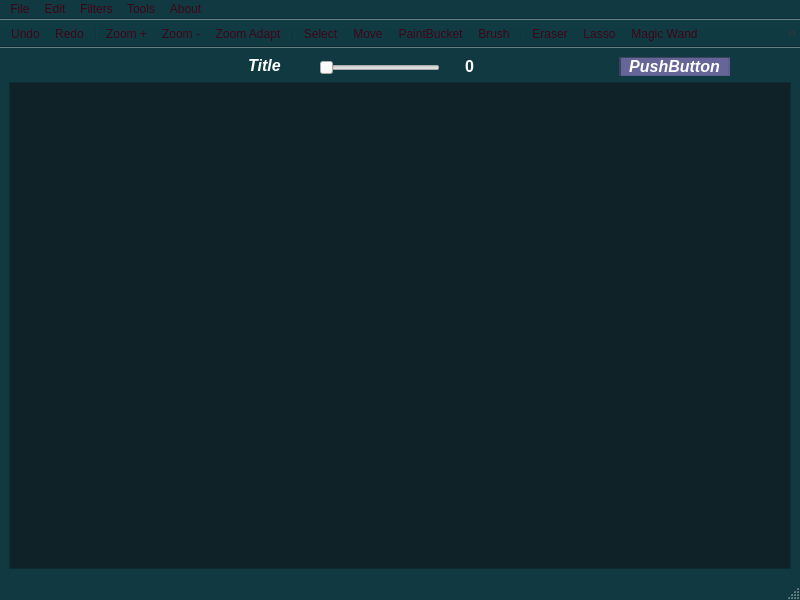
<?xml version="1.0" encoding="UTF-8"?>
<ui version="4.0">
 <class>MainWindow</class>
 <widget class="QMainWindow" name="MainWindow">
  <property name="geometry">
   <rect>
    <x>0</x>
    <y>0</y>
    <width>800</width>
    <height>600</height>
   </rect>
  </property>
  <property name="palette">
   <palette>
    <active>
     <colorrole role="WindowText">
      <brush brushstyle="SolidPattern">
       <color alpha="255">
        <red>228</red>
        <green>228</green>
        <blue>228</blue>
       </color>
      </brush>
     </colorrole>
     <colorrole role="Button">
      <brush brushstyle="SolidPattern">
       <color alpha="255">
        <red>57</red>
        <green>57</green>
        <blue>85</blue>
       </color>
      </brush>
     </colorrole>
     <colorrole role="Light">
      <brush brushstyle="SolidPattern">
       <color alpha="255">
        <red>85</red>
        <green>85</green>
        <blue>127</blue>
       </color>
      </brush>
     </colorrole>
     <colorrole role="Midlight">
      <brush brushstyle="SolidPattern">
       <color alpha="255">
        <red>71</red>
        <green>71</green>
        <blue>106</blue>
       </color>
      </brush>
     </colorrole>
     <colorrole role="Dark">
      <brush brushstyle="SolidPattern">
       <color alpha="255">
        <red>28</red>
        <green>28</green>
        <blue>42</blue>
       </color>
      </brush>
     </colorrole>
     <colorrole role="Mid">
      <brush brushstyle="SolidPattern">
       <color alpha="255">
        <red>38</red>
        <green>38</green>
        <blue>57</blue>
       </color>
      </brush>
     </colorrole>
     <colorrole role="Text">
      <brush brushstyle="SolidPattern">
       <color alpha="255">
        <red>235</red>
        <green>235</green>
        <blue>235</blue>
       </color>
      </brush>
     </colorrole>
     <colorrole role="BrightText">
      <brush brushstyle="SolidPattern">
       <color alpha="255">
        <red>255</red>
        <green>255</green>
        <blue>255</blue>
       </color>
      </brush>
     </colorrole>
     <colorrole role="ButtonText">
      <brush brushstyle="SolidPattern">
       <color alpha="255">
        <red>63</red>
        <green>5</green>
        <blue>23</blue>
       </color>
      </brush>
     </colorrole>
     <colorrole role="Base">
      <brush brushstyle="SolidPattern">
       <color alpha="255">
        <red>15</red>
        <green>34</green>
        <blue>39</blue>
       </color>
      </brush>
     </colorrole>
     <colorrole role="Window">
      <brush brushstyle="SolidPattern">
       <color alpha="255">
        <red>16</red>
        <green>57</green>
        <blue>65</blue>
       </color>
      </brush>
     </colorrole>
     <colorrole role="Shadow">
      <brush brushstyle="SolidPattern">
       <color alpha="255">
        <red>0</red>
        <green>0</green>
        <blue>0</blue>
       </color>
      </brush>
     </colorrole>
     <colorrole role="AlternateBase">
      <brush brushstyle="SolidPattern">
       <color alpha="255">
        <red>28</red>
        <green>28</green>
        <blue>42</blue>
       </color>
      </brush>
     </colorrole>
     <colorrole role="ToolTipBase">
      <brush brushstyle="SolidPattern">
       <color alpha="255">
        <red>255</red>
        <green>255</green>
        <blue>220</blue>
       </color>
      </brush>
     </colorrole>
     <colorrole role="ToolTipText">
      <brush brushstyle="SolidPattern">
       <color alpha="255">
        <red>0</red>
        <green>0</green>
        <blue>0</blue>
       </color>
      </brush>
     </colorrole>
     <colorrole role="PlaceholderText">
      <brush brushstyle="SolidPattern">
       <color alpha="127">
        <red>255</red>
        <green>255</green>
        <blue>255</blue>
       </color>
      </brush>
     </colorrole>
     <colorrole role="Accent">
      <brush brushstyle="SolidPattern">
       <color alpha="255">
        <red>0</red>
        <green>0</green>
        <blue>0</blue>
       </color>
      </brush>
     </colorrole>
    </active>
    <inactive>
     <colorrole role="WindowText">
      <brush brushstyle="SolidPattern">
       <color alpha="255">
        <red>228</red>
        <green>228</green>
        <blue>228</blue>
       </color>
      </brush>
     </colorrole>
     <colorrole role="Button">
      <brush brushstyle="SolidPattern">
       <color alpha="255">
        <red>57</red>
        <green>57</green>
        <blue>85</blue>
       </color>
      </brush>
     </colorrole>
     <colorrole role="Light">
      <brush brushstyle="SolidPattern">
       <color alpha="255">
        <red>85</red>
        <green>85</green>
        <blue>127</blue>
       </color>
      </brush>
     </colorrole>
     <colorrole role="Midlight">
      <brush brushstyle="SolidPattern">
       <color alpha="255">
        <red>71</red>
        <green>71</green>
        <blue>106</blue>
       </color>
      </brush>
     </colorrole>
     <colorrole role="Dark">
      <brush brushstyle="SolidPattern">
       <color alpha="255">
        <red>28</red>
        <green>28</green>
        <blue>42</blue>
       </color>
      </brush>
     </colorrole>
     <colorrole role="Mid">
      <brush brushstyle="SolidPattern">
       <color alpha="255">
        <red>38</red>
        <green>38</green>
        <blue>57</blue>
       </color>
      </brush>
     </colorrole>
     <colorrole role="Text">
      <brush brushstyle="SolidPattern">
       <color alpha="255">
        <red>235</red>
        <green>235</green>
        <blue>235</blue>
       </color>
      </brush>
     </colorrole>
     <colorrole role="BrightText">
      <brush brushstyle="SolidPattern">
       <color alpha="255">
        <red>255</red>
        <green>255</green>
        <blue>255</blue>
       </color>
      </brush>
     </colorrole>
     <colorrole role="ButtonText">
      <brush brushstyle="SolidPattern">
       <color alpha="255">
        <red>63</red>
        <green>5</green>
        <blue>23</blue>
       </color>
      </brush>
     </colorrole>
     <colorrole role="Base">
      <brush brushstyle="SolidPattern">
       <color alpha="255">
        <red>15</red>
        <green>34</green>
        <blue>39</blue>
       </color>
      </brush>
     </colorrole>
     <colorrole role="Window">
      <brush brushstyle="SolidPattern">
       <color alpha="255">
        <red>16</red>
        <green>57</green>
        <blue>65</blue>
       </color>
      </brush>
     </colorrole>
     <colorrole role="Shadow">
      <brush brushstyle="SolidPattern">
       <color alpha="255">
        <red>0</red>
        <green>0</green>
        <blue>0</blue>
       </color>
      </brush>
     </colorrole>
     <colorrole role="AlternateBase">
      <brush brushstyle="SolidPattern">
       <color alpha="255">
        <red>28</red>
        <green>28</green>
        <blue>42</blue>
       </color>
      </brush>
     </colorrole>
     <colorrole role="ToolTipBase">
      <brush brushstyle="SolidPattern">
       <color alpha="255">
        <red>255</red>
        <green>255</green>
        <blue>220</blue>
       </color>
      </brush>
     </colorrole>
     <colorrole role="ToolTipText">
      <brush brushstyle="SolidPattern">
       <color alpha="255">
        <red>0</red>
        <green>0</green>
        <blue>0</blue>
       </color>
      </brush>
     </colorrole>
     <colorrole role="PlaceholderText">
      <brush brushstyle="SolidPattern">
       <color alpha="127">
        <red>255</red>
        <green>255</green>
        <blue>255</blue>
       </color>
      </brush>
     </colorrole>
     <colorrole role="Accent">
      <brush brushstyle="SolidPattern">
       <color alpha="255">
        <red>0</red>
        <green>0</green>
        <blue>0</blue>
       </color>
      </brush>
     </colorrole>
    </inactive>
    <disabled>
     <colorrole role="WindowText">
      <brush brushstyle="SolidPattern">
       <color alpha="255">
        <red>28</red>
        <green>28</green>
        <blue>42</blue>
       </color>
      </brush>
     </colorrole>
     <colorrole role="Button">
      <brush brushstyle="SolidPattern">
       <color alpha="255">
        <red>57</red>
        <green>57</green>
        <blue>85</blue>
       </color>
      </brush>
     </colorrole>
     <colorrole role="Light">
      <brush brushstyle="SolidPattern">
       <color alpha="255">
        <red>85</red>
        <green>85</green>
        <blue>127</blue>
       </color>
      </brush>
     </colorrole>
     <colorrole role="Midlight">
      <brush brushstyle="SolidPattern">
       <color alpha="255">
        <red>71</red>
        <green>71</green>
        <blue>106</blue>
       </color>
      </brush>
     </colorrole>
     <colorrole role="Dark">
      <brush brushstyle="SolidPattern">
       <color alpha="255">
        <red>28</red>
        <green>28</green>
        <blue>42</blue>
       </color>
      </brush>
     </colorrole>
     <colorrole role="Mid">
      <brush brushstyle="SolidPattern">
       <color alpha="255">
        <red>38</red>
        <green>38</green>
        <blue>57</blue>
       </color>
      </brush>
     </colorrole>
     <colorrole role="Text">
      <brush brushstyle="SolidPattern">
       <color alpha="255">
        <red>28</red>
        <green>28</green>
        <blue>42</blue>
       </color>
      </brush>
     </colorrole>
     <colorrole role="BrightText">
      <brush brushstyle="SolidPattern">
       <color alpha="255">
        <red>255</red>
        <green>255</green>
        <blue>255</blue>
       </color>
      </brush>
     </colorrole>
     <colorrole role="ButtonText">
      <brush brushstyle="SolidPattern">
       <color alpha="255">
        <red>28</red>
        <green>28</green>
        <blue>42</blue>
       </color>
      </brush>
     </colorrole>
     <colorrole role="Base">
      <brush brushstyle="SolidPattern">
       <color alpha="255">
        <red>16</red>
        <green>57</green>
        <blue>65</blue>
       </color>
      </brush>
     </colorrole>
     <colorrole role="Window">
      <brush brushstyle="SolidPattern">
       <color alpha="255">
        <red>16</red>
        <green>57</green>
        <blue>65</blue>
       </color>
      </brush>
     </colorrole>
     <colorrole role="Shadow">
      <brush brushstyle="SolidPattern">
       <color alpha="255">
        <red>0</red>
        <green>0</green>
        <blue>0</blue>
       </color>
      </brush>
     </colorrole>
     <colorrole role="AlternateBase">
      <brush brushstyle="SolidPattern">
       <color alpha="255">
        <red>57</red>
        <green>57</green>
        <blue>85</blue>
       </color>
      </brush>
     </colorrole>
     <colorrole role="ToolTipBase">
      <brush brushstyle="SolidPattern">
       <color alpha="255">
        <red>255</red>
        <green>255</green>
        <blue>220</blue>
       </color>
      </brush>
     </colorrole>
     <colorrole role="ToolTipText">
      <brush brushstyle="SolidPattern">
       <color alpha="255">
        <red>0</red>
        <green>0</green>
        <blue>0</blue>
       </color>
      </brush>
     </colorrole>
     <colorrole role="PlaceholderText">
      <brush brushstyle="SolidPattern">
       <color alpha="127">
        <red>28</red>
        <green>28</green>
        <blue>42</blue>
       </color>
      </brush>
     </colorrole>
     <colorrole role="Accent">
      <brush brushstyle="SolidPattern">
       <color alpha="255">
        <red>40</red>
        <green>40</green>
        <blue>60</blue>
       </color>
      </brush>
     </colorrole>
    </disabled>
   </palette>
  </property>
  <property name="mouseTracking">
   <bool>true</bool>
  </property>
  <property name="windowTitle">
   <string>Image Editor</string>
  </property>
  <property name="windowIcon">
   <iconset>
    <normaloff>:/icons/resources/icon.png</normaloff>:/icons/resources/icon.png</iconset>
  </property>
  <property name="autoFillBackground">
   <bool>false</bool>
  </property>
  <widget class="QWidget" name="centralwidget">
   <layout class="QVBoxLayout" name="verticalLayout">
    <item alignment="Qt::AlignTop">
     <widget class="QGroupBox" name="ToolBox">
      <property name="font">
       <font>
        <pointsize>12</pointsize>
       </font>
      </property>
      <property name="styleSheet">
       <string notr="true">border:0</string>
      </property>
      <property name="title">
       <string/>
      </property>
      <property name="alignment">
       <set>Qt::AlignCenter</set>
      </property>
      <property name="flat">
       <bool>true</bool>
      </property>
      <widget class="QSlider" name="ToolSlider">
       <property name="geometry">
        <rect>
         <x>310</x>
         <y>0</y>
         <width>121</width>
         <height>21</height>
        </rect>
       </property>
       <property name="minimumSize">
        <size>
         <width>84</width>
         <height>0</height>
        </size>
       </property>
       <property name="font">
        <font>
         <pointsize>12</pointsize>
        </font>
       </property>
       <property name="minimum">
        <number>1</number>
       </property>
       <property name="maximum">
        <number>15</number>
       </property>
       <property name="pageStep">
        <number>2</number>
       </property>
       <property name="orientation">
        <enum>Qt::Horizontal</enum>
       </property>
       <property name="tickPosition">
        <enum>QSlider::NoTicks</enum>
       </property>
       <property name="tickInterval">
        <number>0</number>
       </property>
      </widget>
      <widget class="QLabel" name="ToolLabel">
       <property name="geometry">
        <rect>
         <x>440</x>
         <y>0</y>
         <width>41</width>
         <height>21</height>
        </rect>
       </property>
       <property name="font">
        <font>
         <pointsize>12</pointsize>
         <bold>true</bold>
        </font>
       </property>
       <property name="styleSheet">
        <string notr="true">color: white</string>
       </property>
       <property name="text">
        <string>0</string>
       </property>
       <property name="alignment">
        <set>Qt::AlignHCenter|Qt::AlignTop</set>
       </property>
      </widget>
      <widget class="QLabel" name="ToolTitle">
       <property name="geometry">
        <rect>
         <x>210</x>
         <y>-1</y>
         <width>91</width>
         <height>21</height>
        </rect>
       </property>
       <property name="font">
        <font>
         <pointsize>12</pointsize>
         <italic>true</italic>
         <bold>true</bold>
        </font>
       </property>
       <property name="styleSheet">
        <string notr="true">color: white</string>
       </property>
       <property name="text">
        <string>Title</string>
       </property>
       <property name="alignment">
        <set>Qt::AlignHCenter|Qt::AlignTop</set>
       </property>
      </widget>
      <widget class="QPushButton" name="ToolButton">
       <property name="geometry">
        <rect>
         <x>610</x>
         <y>-1</y>
         <width>111</width>
         <height>21</height>
        </rect>
       </property>
       <property name="font">
        <font>
         <pointsize>12</pointsize>
         <italic>true</italic>
         <bold>true</bold>
        </font>
       </property>
       <property name="styleSheet">
        <string notr="true">color: white ; 
background-color: rgb(101, 101, 151);
border-style: inset ;
border-width: 2px;
border-radius: 2px;
border-color:  rgb(64, 64, 96);</string>
       </property>
       <property name="text">
        <string>PushButton</string>
       </property>
       <property name="checkable">
        <bool>true</bool>
       </property>
      </widget>
     </widget>
    </item>
    <item>
     <widget class="QGraphicsView" name="graphicsView">
      <property name="mouseTracking">
       <bool>true</bool>
      </property>
      <property name="autoFillBackground">
       <bool>false</bool>
      </property>
      <property name="verticalScrollBarPolicy">
       <enum>Qt::ScrollBarAlwaysOff</enum>
      </property>
      <property name="horizontalScrollBarPolicy">
       <enum>Qt::ScrollBarAlwaysOff</enum>
      </property>
      <property name="sizeAdjustPolicy">
       <enum>QAbstractScrollArea::AdjustIgnored</enum>
      </property>
      <property name="interactive">
       <bool>true</bool>
      </property>
      <property name="dragMode">
       <enum>QGraphicsView::NoDrag</enum>
      </property>
      <property name="transformationAnchor">
       <enum>QGraphicsView::AnchorUnderMouse</enum>
      </property>
      <property name="resizeAnchor">
       <enum>QGraphicsView::AnchorUnderMouse</enum>
      </property>
     </widget>
    </item>
   </layout>
  </widget>
  <widget class="QMenuBar" name="menubar">
   <property name="geometry">
    <rect>
     <x>0</x>
     <y>0</y>
     <width>800</width>
     <height>17</height>
    </rect>
   </property>
   <widget class="QMenu" name="menuFile">
    <property name="title">
     <string>File</string>
    </property>
    <addaction name="actionOpen"/>
    <addaction name="actionSave_as"/>
    <addaction name="actionSave"/>
    <addaction name="actionExit"/>
   </widget>
   <widget class="QMenu" name="menuEdit">
    <property name="title">
     <string>Edit</string>
    </property>
    <widget class="QMenu" name="menuRotation">
     <property name="title">
      <string>Rotation</string>
     </property>
     <addaction name="actionRotate_Clockwise"/>
     <addaction name="actionRotate_anticlockwise"/>
    </widget>
    <widget class="QMenu" name="menuFlip">
     <property name="title">
      <string>Flip</string>
     </property>
     <addaction name="actionFlip_x"/>
     <addaction name="actionFlip_y"/>
    </widget>
    <widget class="QMenu" name="menuColor">
     <property name="title">
      <string>Color</string>
     </property>
     <addaction name="actionGrayscale"/>
     <addaction name="actionColormask"/>
     <addaction name="actionBrightness"/>
     <addaction name="actionContrast"/>
     <addaction name="actionSaturation"/>
    </widget>
    <addaction name="actionUndo"/>
    <addaction name="actionRedo"/>
    <addaction name="menuRotation"/>
    <addaction name="menuFlip"/>
    <addaction name="menuColor"/>
    <addaction name="actionScale"/>
    <addaction name="actionAutoCrop"/>
   </widget>
   <widget class="QMenu" name="menuFilters">
    <property name="title">
     <string>Filters</string>
    </property>
    <widget class="QMenu" name="menuBlur">
     <property name="title">
      <string>Blur</string>
     </property>
     <addaction name="actionBlur"/>
     <addaction name="actionGaussianBlur"/>
    </widget>
    <addaction name="menuBlur"/>
    <addaction name="actionSharpen"/>
    <addaction name="actionEmboss"/>
    <addaction name="actionEdge_detect"/>
   </widget>
   <widget class="QMenu" name="menuAbout">
    <property name="title">
     <string>About</string>
    </property>
    <addaction name="actionAbout_Image_Editor"/>
    <addaction name="actionAbout_Qt"/>
   </widget>
   <widget class="QMenu" name="menuTools">
    <property name="title">
     <string>Tools</string>
    </property>
    <widget class="QMenu" name="menuBrush">
     <property name="title">
      <string>Brush</string>
     </property>
     <addaction name="actionToolsBrushOptions"/>
    </widget>
    <widget class="QMenu" name="menuEraser">
     <property name="title">
      <string>Eraser</string>
     </property>
     <addaction name="actionToolsEraserOptions"/>
    </widget>
    <widget class="QMenu" name="menuMove">
     <property name="title">
      <string>Move</string>
     </property>
     <addaction name="actionCopy_Selection"/>
    </widget>
    <widget class="QMenu" name="menuMenuShape">
     <property name="title">
      <string>Draw Shapes</string>
     </property>
     <addaction name="actionOptionRectangle"/>
     <addaction name="actionOptionTriangle"/>
     <addaction name="actionOptionCircle"/>
    </widget>
    <widget class="QMenu" name="menuMagicWand">
     <property name="title">
      <string>Magic Wand</string>
     </property>
     <addaction name="actionSetTolerance"/>
    </widget>
    <addaction name="menuBrush"/>
    <addaction name="menuEraser"/>
    <addaction name="menuMove"/>
    <addaction name="menuMagicWand"/>
    <addaction name="menuMenuShape"/>
   </widget>
   <addaction name="menuFile"/>
   <addaction name="menuEdit"/>
   <addaction name="menuFilters"/>
   <addaction name="menuTools"/>
   <addaction name="menuAbout"/>
  </widget>
  <widget class="QStatusBar" name="statusbar"/>
  <widget class="QToolBar" name="toolBar">
   <property name="windowTitle">
    <string>toolBar</string>
   </property>
   <property name="movable">
    <bool>false</bool>
   </property>
   <property name="floatable">
    <bool>false</bool>
   </property>
   <attribute name="toolBarArea">
    <enum>TopToolBarArea</enum>
   </attribute>
   <attribute name="toolBarBreak">
    <bool>false</bool>
   </attribute>
   <addaction name="actionUndo"/>
   <addaction name="actionRedo"/>
   <addaction name="separator"/>
   <addaction name="actionZoomInc"/>
   <addaction name="actionZoomDec"/>
   <addaction name="actionZoom_Adapt"/>
   <addaction name="separator"/>
   <addaction name="actionSelect"/>
   <addaction name="actionMove"/>
   <addaction name="actionPaintBucket"/>
   <addaction name="actionBrush"/>
   <addaction name="separator"/>
   <addaction name="actionEraser"/>
   <addaction name="actionLasso"/>
   <addaction name="actionMagicWand"/>
   <addaction name="actionDrawShapes"/>
   <addaction name="separator"/>
   <addaction name="actionColorPicker"/>
  </widget>
  <action name="actionOpen">
   <property name="text">
    <string>Open</string>
   </property>
  </action>
  <action name="actionSave_as">
   <property name="text">
    <string>Save as</string>
   </property>
   <property name="shortcut">
    <string>Ctrl+Shift+S</string>
   </property>
  </action>
  <action name="actionUndo">
   <property name="icon">
    <iconset>
     <normalon>:/icons/resources/undo.png</normalon>
    </iconset>
   </property>
   <property name="text">
    <string>Undo</string>
   </property>
   <property name="shortcut">
    <string>Ctrl+Z</string>
   </property>
  </action>
  <action name="actionRedo">
   <property name="enabled">
    <bool>true</bool>
   </property>
   <property name="icon">
    <iconset resource="resources.qrc">
     <normaloff>:/icons/resources/redo.png</normaloff>:/icons/resources/redo.png</iconset>
   </property>
   <property name="text">
    <string>Redo</string>
   </property>
   <property name="shortcut">
    <string>Ctrl+Shift+Z</string>
   </property>
  </action>
  <action name="actionAbout_Image_Editor">
   <property name="text">
    <string>About Image Editor</string>
   </property>
  </action>
  <action name="actionAbout_Qt">
   <property name="text">
    <string>About Qt</string>
   </property>
  </action>
  <action name="actionRotate_Clockwise">
   <property name="text">
    <string>Rotate clockwise</string>
   </property>
  </action>
  <action name="actionRotate_anticlockwise">
   <property name="text">
    <string>Rotate anticlockwise</string>
   </property>
  </action>
  <action name="actionFlip_x">
   <property name="text">
    <string>Flip X</string>
   </property>
  </action>
  <action name="actionFlip_y">
   <property name="text">
    <string>Flip Y</string>
   </property>
  </action>
  <action name="actionGrayscale">
   <property name="text">
    <string>Grayscale</string>
   </property>
  </action>
  <action name="actionColormask">
   <property name="text">
    <string>Colormask</string>
   </property>
  </action>
  <action name="actionBrightness">
   <property name="text">
    <string>Brightness</string>
   </property>
  </action>
  <action name="actionContrast">
   <property name="text">
    <string>Contrast</string>
   </property>
  </action>
  <action name="actionScale">
   <property name="text">
    <string>Resize</string>
   </property>
  </action>
  <action name="actionSharpen">
   <property name="text">
    <string>Sharpen</string>
   </property>
  </action>
  <action name="actionEmboss">
   <property name="text">
    <string>Emboss</string>
   </property>
  </action>
  <action name="actionEdge_detect">
   <property name="text">
    <string>Edge detect</string>
   </property>
  </action>
  <action name="actionZoomInc">
   <property name="icon">
    <iconset>
     <normalon>:/icons/resources/zoom-in.png</normalon>
    </iconset>
   </property>
   <property name="text">
    <string>Zoom +</string>
   </property>
  </action>
  <action name="actionZoomDec">
   <property name="icon">
    <iconset>
     <normalon>:/icons/resources/zoom-out.png</normalon>
    </iconset>
   </property>
   <property name="text">
    <string>Zoom -</string>
   </property>
  </action>
  <action name="actionZoom_Adapt">
   <property name="icon">
    <iconset>
     <normalon>:/icons/resources/zoom-adapt.png</normalon>
    </iconset>
   </property>
   <property name="text">
    <string>Zoom Adapt</string>
   </property>
   <property name="shortcut">
    <string>Ctrl+Return</string>
   </property>
  </action>
  <action name="actionSave">
   <property name="text">
    <string>Save</string>
   </property>
   <property name="shortcut">
    <string>Ctrl+S</string>
   </property>
  </action>
  <action name="actionExit">
   <property name="text">
    <string>Exit</string>
   </property>
  </action>
  <action name="actionAutoCrop">
   <property name="text">
    <string>AutoCrop</string>
   </property>
  </action>
  <action name="actionMove">
   <property name="checkable">
    <bool>true</bool>
   </property>
   <property name="icon">
    <iconset resource="resources.qrc">
     <normaloff>:/icons/resources/cursorMove.png</normaloff>:/icons/resources/cursorMove.png</iconset>
   </property>
   <property name="text">
    <string>Move</string>
   </property>
   <property name="toolTip">
    <string>Move</string>
   </property>
   <property name="shortcut">
    <string>Shift+W</string>
   </property>
   <property name="menuRole">
    <enum>QAction::TextHeuristicRole</enum>
   </property>
  </action>
  <action name="actionSelect">
   <property name="checkable">
    <bool>true</bool>
   </property>
   <property name="checked">
    <bool>false</bool>
   </property>
   <property name="enabled">
    <bool>true</bool>
   </property>
   <property name="icon">
    <iconset resource="resources.qrc">
     <normaloff>:/icons/resources/cursorSelect.png</normaloff>:/icons/resources/cursorSelect.png</iconset>
   </property>
   <property name="text">
    <string>Select</string>
   </property>
   <property name="toolTip">
    <string>Select</string>
   </property>
   <property name="shortcut">
    <string>Shift+Q</string>
   </property>
   <property name="menuRole">
    <enum>QAction::TextHeuristicRole</enum>
   </property>
  </action>
  <action name="actionMergeLayers">
   <property name="text">
    <string>MergeLayers</string>
   </property>
   <property name="toolTip">
    <string>MergeLayers</string>
   </property>
   <property name="menuRole">
    <enum>QAction::TextHeuristicRole</enum>
   </property>
  </action>
  <action name="actionDeleteRect">
   <property name="text">
    <string>DeleteRect</string>
   </property>
   <property name="toolTip">
    <string>Delete Rectangle</string>
   </property>
   <property name="menuRole">
    <enum>QAction::TextHeuristicRole</enum>
   </property>
  </action>
  <action name="actionCopy_Selection">
   <property name="checkable">
    <bool>true</bool>
   </property>
   <property name="text">
    <string>Copy Selection</string>
   </property>
  </action>
  <action name="actionColorSaturation">
   <property name="text">
    <string>ColorSaturation</string>
   </property>
   <property name="toolTip">
    <string>Color Saturation</string>
   </property>
  </action>
  <action name="actionSaturation">
   <property name="text">
    <string>Saturation</string>
   </property>
  </action>
  <action name="actionPaintBucket">
   <property name="checkable">
    <bool>true</bool>
   </property>
   <property name="icon">
    <iconset resource="resources.qrc">
     <normaloff>:/icons/resources/paintBucket.png</normaloff>:/icons/resources/paintBucket.png</iconset>
   </property>
   <property name="text">
    <string>PaintBucket</string>
   </property>
   <property name="toolTip">
    <string>Paint Bucket</string>
   </property>
   <property name="shortcut">
    <string>Shift+E</string>
   </property>
   <property name="autoRepeat">
    <bool>true</bool>
   </property>
   <property name="menuRole">
    <enum>QAction::TextHeuristicRole</enum>
   </property>
  </action>
  <action name="actionColorPicker">
   <property name="icon">
    <iconset resource="resources.qrc">
     <normaloff>:/icons/resources/colorPicker.png</normaloff>:/icons/resources/colorPicker.png</iconset>
   </property>
   <property name="text">
    <string>ColorPicker</string>
   </property>
   <property name="toolTip">
    <string>Color Picker</string>
   </property>
   <property name="shortcut">
    <string>Shift+C</string>
   </property>
   <property name="menuRole">
    <enum>QAction::TextHeuristicRole</enum>
   </property>
  </action>
  <action name="actionBrush">
   <property name="checkable">
    <bool>true</bool>
   </property>
   <property name="icon">
    <iconset resource="resources.qrc">
     <normaloff>:/icons/resources/brush.png</normaloff>:/icons/resources/brush.png</iconset>
   </property>
   <property name="text">
    <string>Brush</string>
   </property>
   <property name="toolTip">
    <string>Brush</string>
   </property>
   <property name="shortcut">
    <string>Shift+R</string>
   </property>
   <property name="menuRole">
    <enum>QAction::TextHeuristicRole</enum>
   </property>
  </action>
  <action name="actionPixmapToImage">
   <property name="text">
    <string>PixmapToImage</string>
   </property>
   <property name="toolTip">
    <string>PixmapToImage</string>
   </property>
   <property name="menuRole">
    <enum>QAction::TextHeuristicRole</enum>
   </property>
  </action>
  <action name="actionToolsBrushOptions">
   <property name="text">
    <string>Options</string>
   </property>
   <property name="toolTip">
    <string>Tools-&gt;Brush-&gt;Options</string>
   </property>
  </action>
  <action name="actionEraser">
   <property name="checkable">
    <bool>true</bool>
   </property>
   <property name="icon">
    <iconset resource="resources.qrc">
     <normaloff>:/icons/resources/eraser.png</normaloff>:/icons/resources/eraser.png</iconset>
   </property>
   <property name="text">
    <string>Eraser</string>
   </property>
   <property name="toolTip">
    <string>Eraser</string>
   </property>
   <property name="shortcut">
    <string>Shift+A</string>
   </property>
   <property name="menuRole">
    <enum>QAction::TextHeuristicRole</enum>
   </property>
  </action>
  <action name="actionBlur">
   <property name="text">
    <string>Blur</string>
   </property>
  </action>
  <action name="actionGaussianBlur">
   <property name="text">
    <string>Gaussian Blur</string>
   </property>
  </action>
  <action name="actionToolsEraserOptions">
   <property name="text">
    <string>Options</string>
   </property>
   <property name="toolTip">
    <string>Tools-&gt;Eraser-&gt;Options</string>
   </property>
  </action>
  <action name="actionLasso">
   <property name="checkable">
    <bool>true</bool>
   </property>
   <property name="icon">
    <iconset resource="resources.qrc">
     <normaloff>:/icons/resources/lasso.png</normaloff>:/icons/resources/lasso.png</iconset>
   </property>
   <property name="text">
    <string>Lasso</string>
   </property>
   <property name="toolTip">
    <string>Lasso</string>
   </property>
   <property name="shortcut">
    <string>Shift+S</string>
   </property>
   <property name="menuRole">
    <enum>QAction::TextHeuristicRole</enum>
   </property>
  </action>
  <action name="actionMagicWand">
   <property name="checkable">
    <bool>true</bool>
   </property>
   <property name="icon">
    <iconset resource="resources.qrc">
     <normaloff>:/icons/resources/magicWand.png</normaloff>:/icons/resources/magicWand.png</iconset>
   </property>
   <property name="text">
    <string>Magic Wand</string>
   </property>
   <property name="toolTip">
    <string>Magic Wand</string>
   </property>
   <property name="shortcut">
    <string>Shift+D</string>
   </property>
   <property name="menuRole">
    <enum>QAction::TextHeuristicRole</enum>
   </property>
  </action>
  <action name="actionDrawShapes">
   <property name="checkable">
    <bool>true</bool>
   </property>
   <property name="icon">
    <iconset resource="resources.qrc">
     <normaloff>:/icons/resources/drawShapes.png</normaloff>:/icons/resources/drawShapes.png</iconset>
   </property>
   <property name="text">
    <string>Draw Shapes</string>
   </property>
   <property name="toolTip">
    <string>Draw Shapes</string>
   </property>
   <property name="shortcut">
    <string>Shift+F</string>
   </property>
   <property name="menuRole">
    <enum>QAction::TextHeuristicRole</enum>
   </property>
  </action>
  <action name="actionOptionRectangle">
   <property name="checkable">
    <bool>true</bool>
   </property>
   <property name="text">
    <string>Rectangle</string>
   </property>
   <property name="toolTip">
    <string>OptionRectangle</string>
   </property>
  </action>
  <action name="actionOptionTriangle">
   <property name="checkable">
    <bool>true</bool>
   </property>
   <property name="text">
    <string>Triangle</string>
   </property>
   <property name="toolTip">
    <string>OptionTriangle</string>
   </property>
  </action>
  <action name="actionOptionCircle">
   <property name="checkable">
    <bool>true</bool>
   </property>
   <property name="checked">
    <bool>false</bool>
   </property>
   <property name="text">
    <string>Circle</string>
   </property>
   <property name="toolTip">
    <string>OptionCircle</string>
   </property>
  </action>
  <action name="actionisPremultiplied">
   <property name="checkable">
    <bool>true</bool>
   </property>
   <property name="text">
    <string>IgnoreAlpha</string>
   </property>
  </action>
  <action name="actionSetTolerance">
   <property name="text">
    <string>Set Tolerance</string>
   </property>
  </action>
 </widget>
 <resources>
  <include location="resources.qrc"/>
 </resources>
 <connections>
  <connection>
   <sender>actionOptionCircle</sender>
   <signal>toggled(bool)</signal>
   <receiver>MainWindow</receiver>
   <slot>onDrawShapesOptionsToggled(bool)</slot>
   <hints>
    <hint type="sourcelabel">
     <x>-1</x>
     <y>-1</y>
    </hint>
    <hint type="destinationlabel">
     <x>399</x>
     <y>299</y>
    </hint>
   </hints>
  </connection>
  <connection>
   <sender>actionOptionRectangle</sender>
   <signal>toggled(bool)</signal>
   <receiver>MainWindow</receiver>
   <slot>onDrawShapesOptionsToggled(bool)</slot>
   <hints>
    <hint type="sourcelabel">
     <x>-1</x>
     <y>-1</y>
    </hint>
    <hint type="destinationlabel">
     <x>399</x>
     <y>299</y>
    </hint>
   </hints>
  </connection>
  <connection>
   <sender>actionOptionTriangle</sender>
   <signal>toggled(bool)</signal>
   <receiver>MainWindow</receiver>
   <slot>onDrawShapesOptionsToggled(bool)</slot>
   <hints>
    <hint type="sourcelabel">
     <x>-1</x>
     <y>-1</y>
    </hint>
    <hint type="destinationlabel">
     <x>399</x>
     <y>299</y>
    </hint>
   </hints>
  </connection>
 </connections>
 <slots>
  <slot>onDrawShapesOptionsToggled(bool)</slot>
 </slots>
</ui>
